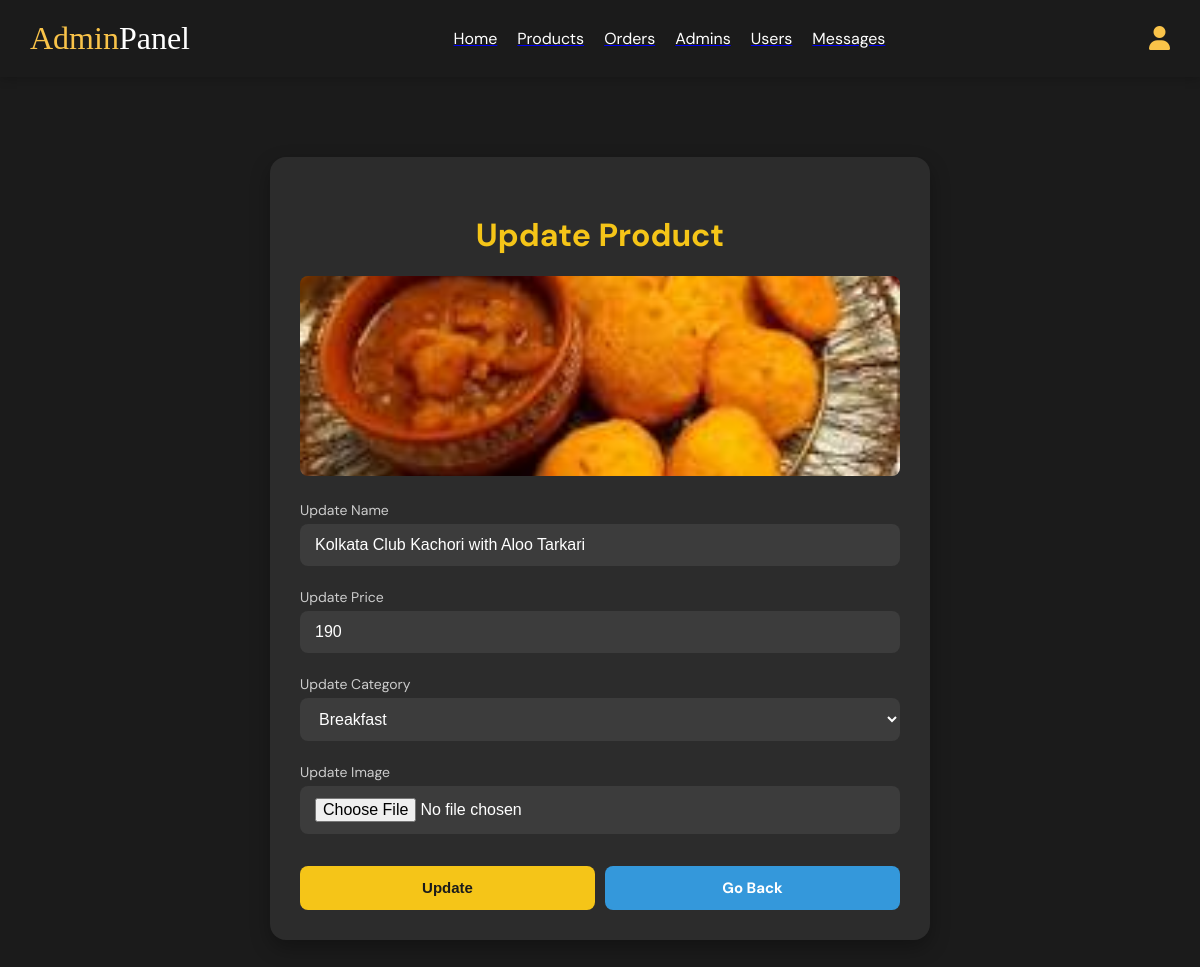
The app's page /admin/update_product.php?update=41 (signed in) with its own data.
### tables this page shows
CREATE TABLE `products` (
  `id` int(100) NOT NULL,
  `name` varchar(100) NOT NULL,
  `category` varchar(100) NOT NULL,
  `price` int(10) NOT NULL,
  `image` varchar(100) NOT NULL,
  `description` text DEFAULT NULL
);

### admin/update_product.php (the view, shortened to what this page needs)
<?php
include '../components/connect.php';
?>
<!DOCTYPE html>
<html lang="en">
<head>
  <link rel="stylesheet" href="https://cdnjs.cloudflare.com/ajax/libs/font-awesome/6.1.1/css/all.min.css" />
</head>
<body>
  <?php include '../components/admin_header.php'; ?>
  <section class="update-product">
    <h1 class="heading">Update Product</h1>
    <?php
    if (isset($_GET['update'])) {
      $update_id = $_GET['update'];
      $product = $conn->prepare("SELECT * FROM `products` WHERE id = ?");
      $product->execute([$update_id]);
      if ($product->rowCount() > 0) {
        $data = $product->fetch(PDO::FETCH_ASSOC);
    ?>
        <form action="" method="POST" enctype="multipart/form-data">
          <img src="../uploaded_img/<?= $data['image']; ?>" alt="Product image">
          <span>Update Name</span>
          <input type="text" name="name" class="box" required value="<?= $data['name']; ?>">
          <span>Update Price</span>
          <input type="number" name="price" class="box" min="0" max="9999999999" required value="<?= $data['price']; ?>">
          <span>Update Category</span>
          <select name="category" class="box" required>
            <option selected value="<?= $data['category']; ?>"><?= $data['category']; ?></option>
          </select>
          <span>Update Image</span>
          <input type="file" name="image" class="box" accept="image/*">
          <div class="flex-btn">
            <input type="submit" value="Update" name="update" class="btn">
            <a href="products.php" class="option-btn">Go Back</a>
          </div>
        </form>
    <?php
      } else {
        echo '<p class="empty">No product found!</p>';
      }
    } else {
      echo '<p class="empty">No product selected!</p>';
    }
    ?>
  </section>
</body>
</html>

### admin/update_product.php (style rules this page uses)
body { margin: 0; background-color: #1b1b1b; font-family: 'DM Sans', sans-serif; color: #fff; }
section.update-product { max-width: 600px; margin: 80px auto; padding: 30px; background-color: #2c2c2c; border-radius: 16px; box-shadow: 0 8px 20px rgba(0, 0, 0, 0.3); }
.heading { text-align: center; font-size: 2rem; color: #f5c518; margin-bottom: 20px; }
form { display: flex; flex-direction: column; }
form span { margin: 10px 0 5px; font-size: 14px; color: #ccc; }
.box { padding: 12px 15px; margin-bottom: 12px; border-radius: 8px; background-color: #3c3c3c; border: none; color: white; font-size: 16px; }
img { width: 100%; max-height: 200px; object-fit: cover; border-radius: 8px; margin-bottom: 15px; }
.flex-btn { display: flex; justify-content: space-between; gap: 10px; margin-top: 20px; }
.btn, .option-btn { flex: 1; padding: 12px; font-weight: bold; font-size: 15px; text-align: center; text-decoration: none; border: none; border-radius: 8px; cursor: pointer; color: #fff; transition: background 0.3s ease; }
.btn { background-color: #f5c518; color: #1b1b1b; }
.option-btn { background-color: #3498db; }

### records on screen
products: image (picture), name "Kolkata Club Kachori with Aloo Tarkari", price "190", category "Breakfast"
